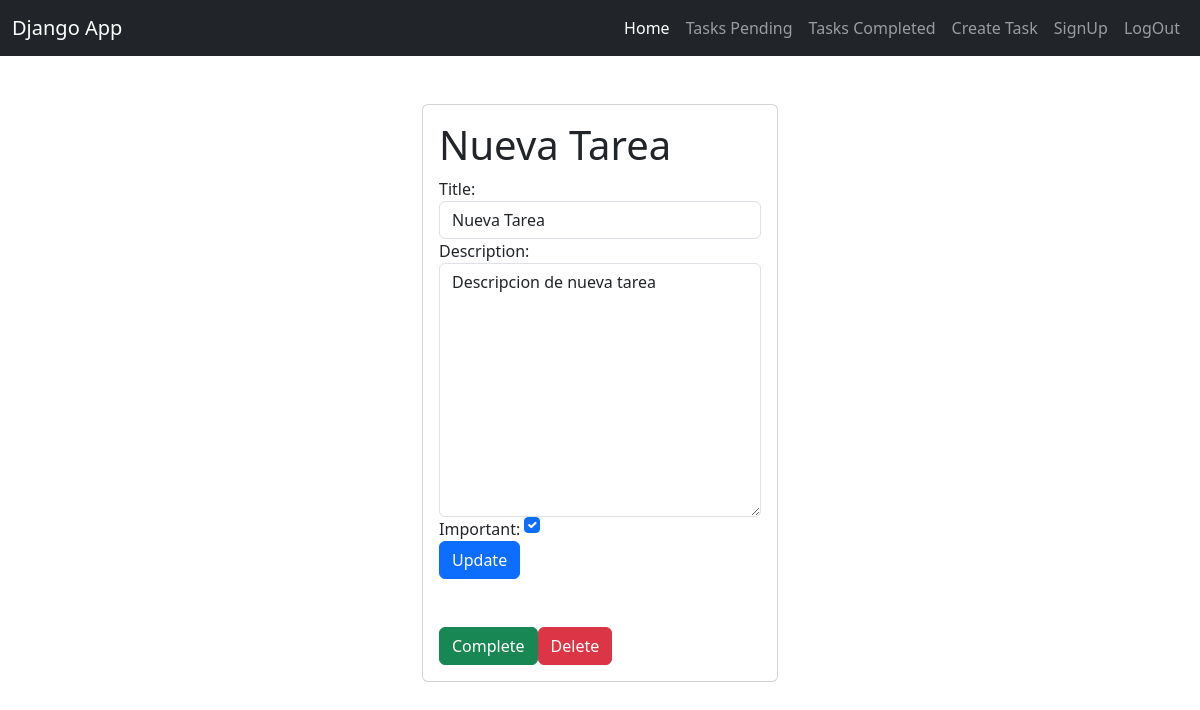
/tasks/12/ (signed in), run on the app's committed database.
### tasks/models.py (models this page shows, shortened)
class Task(models.Model):
    title = models.CharField(max_length=100)
    description = models.TextField(blank=True)
    created = models.DateField(auto_now_add=True)
    datecompleted = models.DateTimeField(null=True, blank=True)
    important = models.BooleanField(default=False)
    user = models.ForeignKey(User, on_delete=models.CASCADE)

### tasks/views.py (the view, shortened to what this page needs)
# urls.py: path('tasks/<int:task_id>/', views.task_detail, name='task_detail'),
@login_required
def task_detail(request, task_id):
    if request.method == 'GET':
        task = get_object_or_404(Task, pk=task_id, user=request.user)
        form = TaskForm(instance=task)
        return render(request, 'task_detail.html', {
            'task': task,
            'form': form
            })

### tasks/forms.py
class TaskForm(forms.ModelForm):
    class Meta:
        model = Task
        fields = ['title','description','important']
        widgets = {
            'title': forms.TextInput(attrs={'class':'form-control', 'placeholder':'Write a Title'}),
            'description': forms.Textarea(attrs={'class':'form-control', 'placeholder':'Write a Description'}),
            'important': forms.CheckboxInput(attrs={'class':'form-check-input m-auto'})
        }

### tasks/templates/task_detail.html (shortened to what this page needs)
{% extends 'base.html' %}
{% block content %}
<main class="container">
    <div class="row">
        <div class="col-md-4 offset-md-4">
            <div class="card card-body mt-5">
                <h1>{{task.title}}</h1>
                <div>
                    <form method="POST">
                        {{form}}
                        <button class="btn btn-primary">
                            Update
                        </button>
                    </form>
                    <div class="mt-5 d-flex">
                        <form action="{% url 'complete_task' task.id %}" method="POST">
                            <button class="btn btn-success">
                                Complete
                            </button>
                        </form>
                        <form action="{% url 'delete_task' task.id %}" method="POST">
                            <button class="btn btn-danger">
                                Delete
                            </button>
                        </form>
                    </div>
                </div>
            </div>
        </div>
    </div>
</main>
{% endblock %}

### data on the page
Task: title "Nueva Tarea", description "Descripcion de nueva tarea", important "☑"
